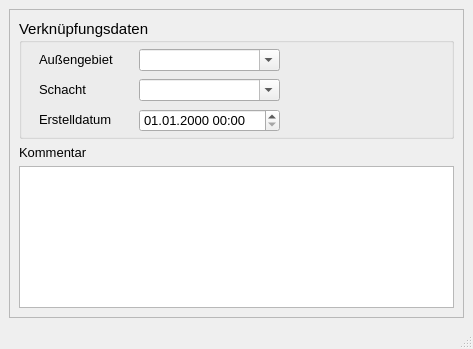
<?xml version="1.0" encoding="UTF-8"?>
<ui version="4.0">
 <class>MainWindow</class>
 <widget class="QMainWindow" name="MainWindow">
  <property name="geometry">
   <rect>
    <x>0</x>
    <y>0</y>
    <width>473</width>
    <height>349</height>
   </rect>
  </property>
  <property name="minimumSize">
   <size>
    <width>300</width>
    <height>250</height>
   </size>
  </property>
  <property name="font">
   <font>
    <family>Tahoma</family>
    <pointsize>10</pointsize>
   </font>
  </property>
  <property name="windowTitle">
   <string>Anbindung Außengebiet</string>
  </property>
  <property name="toolTip">
   <string>Anbindung eine</string>
  </property>
  <property name="layoutDirection">
   <enum>Qt::LeftToRight</enum>
  </property>
  <widget class="QWidget" name="centralwidget">
   <layout class="QVBoxLayout" name="verticalLayout">
    <item>
     <widget class="QScrollArea" name="scrollArea">
      <property name="widgetResizable">
       <bool>true</bool>
      </property>
      <widget class="QWidget" name="scrollAreaWidgetContents">
       <property name="geometry">
        <rect>
         <x>0</x>
         <y>0</y>
         <width>449</width>
         <height>299</height>
        </rect>
       </property>
       <layout class="QVBoxLayout" name="verticalLayout_2">
        <item>
         <widget class="QGroupBox" name="groupBox_3">
          <property name="minimumSize">
           <size>
            <width>0</width>
            <height>120</height>
           </size>
          </property>
          <property name="font">
           <font>
            <family>Tahoma</family>
            <pointsize>11</pointsize>
           </font>
          </property>
          <property name="title">
           <string>Verknüpfungsdaten</string>
          </property>
          <widget class="QLabel" name="label_71">
           <property name="geometry">
            <rect>
             <x>20</x>
             <y>90</y>
             <width>151</width>
             <height>21</height>
            </rect>
           </property>
           <property name="font">
            <font>
             <family>Tahoma</family>
             <pointsize>10</pointsize>
            </font>
           </property>
           <property name="text">
            <string>Erstelldatum</string>
           </property>
          </widget>
          <widget class="QgsDateTimeEdit" name="createdat">
           <property name="geometry">
            <rect>
             <x>120</x>
             <y>90</y>
             <width>141</width>
             <height>23</height>
            </rect>
           </property>
           <property name="font">
            <font>
             <family>Tahoma</family>
             <pointsize>10</pointsize>
            </font>
           </property>
           <property name="currentSection">
            <enum>QDateTimeEdit::DaySection</enum>
           </property>
           <property name="displayFormat">
            <string>dd.MM.yyyy HH:mm</string>
           </property>
          </widget>
          <widget class="QLabel" name="label_20">
           <property name="geometry">
            <rect>
             <x>20</x>
             <y>60</y>
             <width>91</width>
             <height>21</height>
            </rect>
           </property>
           <property name="font">
            <font>
             <family>Tahoma</family>
             <pointsize>10</pointsize>
            </font>
           </property>
           <property name="text">
            <string>Schacht</string>
           </property>
           <property name="alignment">
            <set>Qt::AlignLeading|Qt::AlignLeft|Qt::AlignVCenter</set>
           </property>
          </widget>
          <widget class="QComboBox" name="schnam">
           <property name="geometry">
            <rect>
             <x>120</x>
             <y>60</y>
             <width>141</width>
             <height>22</height>
            </rect>
           </property>
           <property name="font">
            <font>
             <family>Tahoma</family>
             <pointsize>10</pointsize>
            </font>
           </property>
           <property name="toolTip">
            <string>&lt;html&gt;&lt;head/&gt;&lt;body&gt;&lt;p&gt;Schacht, an den das Außengebiet angeschlossen ist&lt;/p&gt;&lt;/body&gt;&lt;/html&gt;</string>
           </property>
           <property name="statusTip">
            <string>Schacht, an den das Außengebiet angeschlossen ist</string>
           </property>
           <property name="editable">
            <bool>true</bool>
           </property>
          </widget>
          <widget class="QLabel" name="label_4">
           <property name="geometry">
            <rect>
             <x>20</x>
             <y>30</y>
             <width>91</width>
             <height>21</height>
            </rect>
           </property>
           <property name="font">
            <font>
             <family>Tahoma</family>
             <pointsize>10</pointsize>
            </font>
           </property>
           <property name="text">
            <string>Außengebiet</string>
           </property>
           <property name="alignment">
            <set>Qt::AlignLeading|Qt::AlignLeft|Qt::AlignVCenter</set>
           </property>
          </widget>
          <widget class="QComboBox" name="gebnam">
           <property name="geometry">
            <rect>
             <x>120</x>
             <y>30</y>
             <width>141</width>
             <height>22</height>
            </rect>
           </property>
           <property name="font">
            <font>
             <family>Tahoma</family>
             <pointsize>10</pointsize>
            </font>
           </property>
           <property name="toolTip">
            <string>&lt;html&gt;&lt;head/&gt;&lt;body&gt;&lt;p&gt;Angebundenes Außengebiet&lt;/p&gt;&lt;/body&gt;&lt;/html&gt;</string>
           </property>
           <property name="statusTip">
            <string>Angebundenes Außengebiet</string>
           </property>
           <property name="editable">
            <bool>true</bool>
           </property>
          </widget>
         </widget>
        </item>
        <item>
         <widget class="QLabel" name="label_15">
          <property name="text">
           <string>Kommentar</string>
          </property>
         </widget>
        </item>
        <item>
         <widget class="QTextEdit" name="kommentar">
          <property name="minimumSize">
           <size>
            <width>0</width>
            <height>0</height>
           </size>
          </property>
          <property name="toolTip">
           <string>&lt;html&gt;&lt;head/&gt;&lt;body&gt;&lt;p&gt;Platz für zusätzliche Kommentare&lt;/p&gt;&lt;/body&gt;&lt;/html&gt;</string>
          </property>
          <property name="statusTip">
           <string>Platz für zusätzliche Kommentare</string>
          </property>
         </widget>
        </item>
       </layout>
      </widget>
     </widget>
    </item>
   </layout>
  </widget>
  <widget class="QStatusBar" name="statusbar"/>
 </widget>
 <customwidgets>
  <customwidget>
   <class>QgsDateTimeEdit</class>
   <extends>QDateTimeEdit</extends>
   <header>qgsdatetimeedit.h</header>
  </customwidget>
 </customwidgets>
 <tabstops>
  <tabstop>gebnam</tabstop>
  <tabstop>schnam</tabstop>
 </tabstops>
 <resources/>
 <connections/>
</ui>
